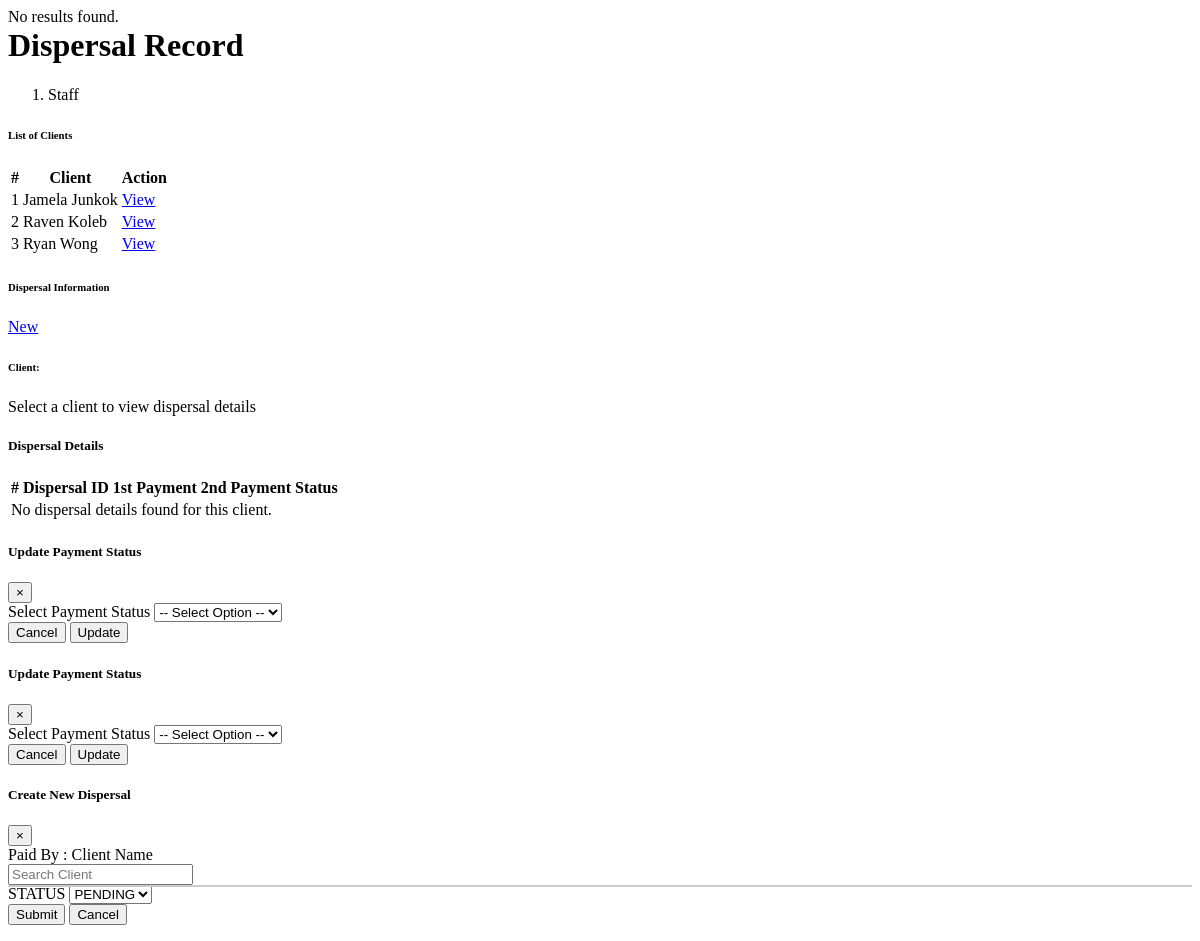
Page /administrator/Dispersal/Dispersal_list.php on the earlier database version.
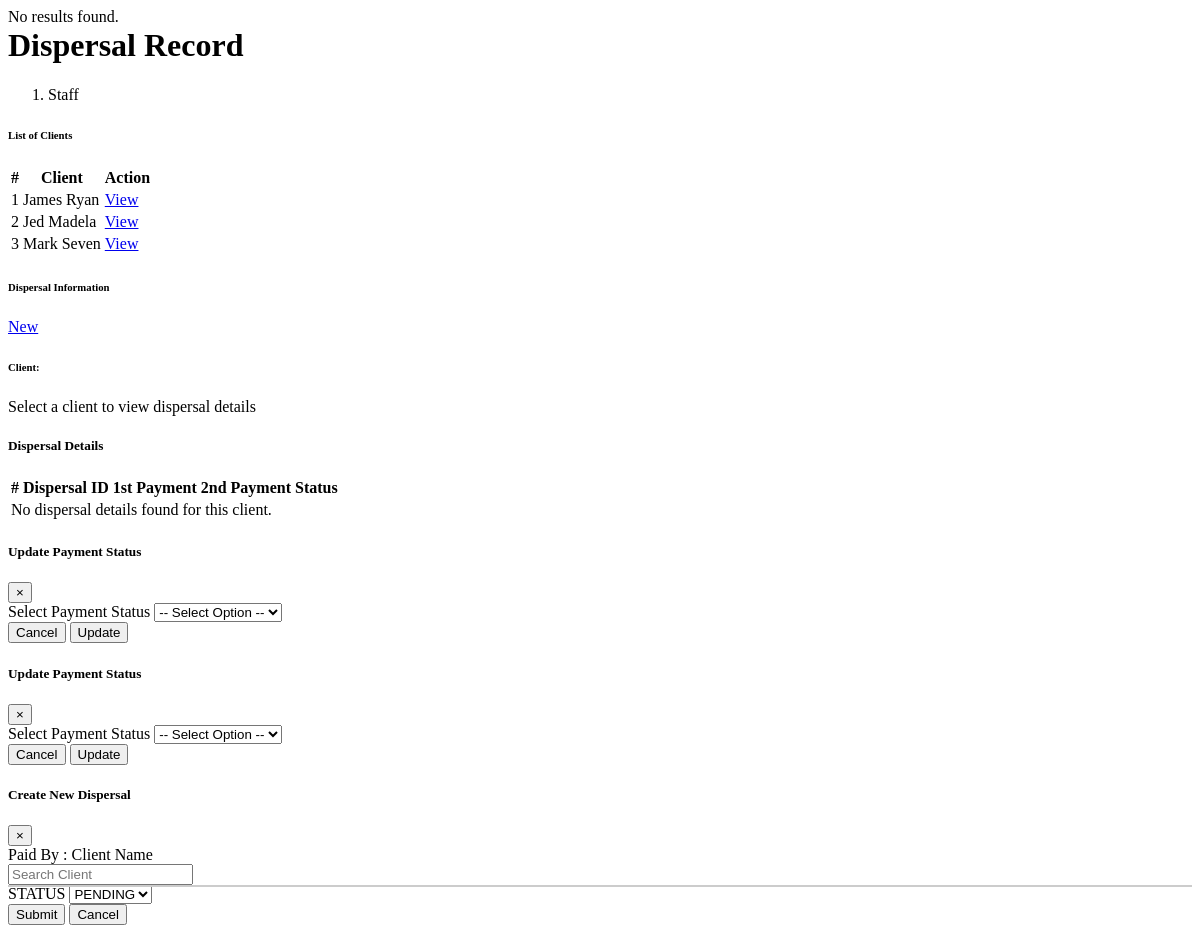
Same page on the later database version.
### tables this page shows
CREATE TABLE `client` (
  `CLIENT_ID` int(11) NOT NULL,
  `FNAME` varchar(150) NOT NULL,
  `LNAME` varchar(140) NOT NULL,
  `MIDINITIAL` varchar(150) NOT NULL,
  `ASSOCIATION` varchar(255) NOT NULL,
  `CONTACT_NO` varchar(255) NOT NULL,
  `ADDRESS` varchar(150) NOT NULL,
  `DATE_REGISTERED` date NOT NULL
);

### administrator/Dispersal/Dispersal_list.php (the view, shortened to what this page needs)
<?php
require("connection/connection.php");
$clientQuery = "SELECT CLIENT_ID, CONCAT(FNAME, ' ', LNAME) AS full_name FROM client ORDER BY FNAME ASC";
$clientResult = mysqli_query($con, $clientQuery);
$clients = mysqli_fetch_all($clientResult, MYSQLI_ASSOC);
$dispersals = [];
$selectedClientName = '';
?>
<div class="content-wrapper">
  <div class="content-header" style="margin-top: -20px;">
    <div class="container-fluid">
      <div class="row mb-2">
        <div class="col-sm-6">
          <h1 class="m-0 text-dark">Dispersal Record</h1>
        </div>
        <div class="col-sm-6">
          <ol class="breadcrumb float-sm-right">
            <li class="breadcrumb-item active">Staff</li>
          </ol>
        </div>
      </div>
    </div>
  </div>
  <section class="content">
    <div class="container-fluid">
      <div class="row">
        <div class="col-md-6 mb-4">
          <div class="card shadow-sm">
              <div class="card-header bg-primary text-white">
                  <h6 class="mb-0"><b>List of Clients</b></h6>
              </div>
              <div class="card-body">
                <div class="table-responsive">
                  <table id="clientTBL" class="table table-bordered table-hover">
                    <thead class="thead-dark">
                      <tr>
                        <th>#</th>
                        <th>Client</th>
                        <th>Action</th>
                      </tr>
                    </thead>
                    <tbody>
                      <?php $i = 1; foreach ($clients as $client) { ?>
                        <tr>
                          <td><?=$i; ?></td>
                          <td><?= htmlspecialchars($client['full_name']); ?></td>
                          <td>
                            <a href="index.php?page=Dispersal&client_id=<?= $client['CLIENT_ID']; ?>" class="btn btn-info btn-sm elevation-1">
                              View
                            </a>
                          </td>
                        </tr>
                      <?php $i++; } ?>
                    </tbody>
                  </table>
              </div>
            </div>
          </div>
        </div>
        <div class="col-md-6 mb-4">
          <div class="card shadow-lg border-0">
            <div class="card-header d-flex justify-content-between align-items-center bg-primary text-white">
            <h6 class="mb-0">
              <i class="fas fa-list mr-2"></i>Dispersal Information
            </h6>
            <a href="#" class="btn btn-dark btn-sm ml-auto" data-toggle="modal" data-target="#Add_dispersalModal">
              <i class="fas fa-plus"></i> New
            </a>
          </div>
            <div class="card-body">
              <div class="mb-4">
                <h6 class="font-weight-bold text-muted">Client:</h6>
                <p id="clientNameDisplay" class="text-dark">
                  <?= $selectedClientName ? htmlspecialchars($selectedClientName) : "Select a client to view dispersal details"; ?>
                </p>
              </div>
              <h5 class="text-primary font-weight-bold">Dispersal Details</h5>
              <div class="table-responsive">
                <table class="table table-hover table-bordered">
                  <thead class="thead-dark">
                    <tr>
                      <th>#</th>
                      <th>Dispersal ID</th>
                      <th>1st Payment</th>
                      <th>2nd Payment</th>
                      <th>Status</th>
                    </tr>
                  </thead>
                  <tbody>
                    <?php if (!empty($dispersals)) { ?>
                      <?php $i = 1; foreach ($dispersals as $dispersal) {
                        $isFirstPaymentPaid = !empty($dispersal['1ST_PAYMENT_ID']);
                        $isSecondPaymentPaid = !empty($dispersal['2ND_PAYMENT_ID']);
                        $status = $isFirstPaymentPaid && $isSecondPaymentPaid ? "Completed" : ($isFirstPaymentPaid ? "Partially Paid" : "Unpaid");
                      ?>
                        <tr>
                          <td><?=$i; ?></td>
                          <td><?= htmlspecialchars($dispersal['DISPERSAL_ID']); ?></td>
                          <td>
                            <?php if (!$isFirstPaymentPaid) { ?>
                              <button class="btn btn-danger btn-sm payment-button-1st"
                                      id="edit-btn"
                                      data-dispersal-id1="<?= $dispersal['DISPERSAL_ID']; ?>"
                                      data-payment-type="1ST_PAYMENT_ID"
                                      data-client-name="<?= htmlspecialchars($selectedClientName); ?>">
                                Unpaid
                              </button>
                            <?php } else { ?>
                              <span class="badge badge-success">Paid</span>
                            <?php } ?>
                          </td>
                          <td>
                            <?php if (!$isSecondPaymentPaid) { ?>
                              <button class="btn btn-danger btn-sm payment-button-2nd"
                                      id="edit-btn"
                                      data-dispersal-id2="<?= $dispersal['DISPERSAL_ID']; ?>"
                                      data-payment-type="2ND_PAYMENT_ID"
                                      data-client-name="<?= htmlspecialchars($selectedClientName); ?>">
                                Unpaid
                              </button>
                            <?php } else { ?>
                              <span class="badge badge-success">Paid</span>
                            <?php } ?>
                          </td>
                          <td>
                            <span class="<?= $status === 'Completed' ? 'text-success font-weight-bold' : ($status === 'Partially Paid' ? 'text-warning font-weight-bold' : 'text-danger font-weight-bold'); ?>">
                              <?= htmlspecialchars($status); ?>
                            </span>
                          </td>
                        </tr>
                      <?php $i++; } ?>
                    <?php } else { ?>
                      <tr>
                        <td colspan="4" class="text-center text-muted">
                          No dispersal details found for this client.
                        </td>
                      </tr>
                    <?php } ?>
                  </tbody>
                </table>
              </div>
            </div>
          </div>
        </div>
      </div>
    </div>
  </section>
 <?php include('updateFirstPayment.php'); ?>
 <?php include('updateSecondPayment.php'); ?>
<?php include("administrator/Dispersal/add_dispersal.php"); ?>

### administrator/Dispersal/updateFirstPayment.php (shortened to what this page needs)
 <div class="modal fade" id="firstPaymentModal" tabindex="-1" role="dialog" aria-labelledby="paymentModalLabel" aria-hidden="true">
    <div class="modal-dialog modal-lg" role="document">
      <div class="modal-content">
        <div class="modal-header bg-primary text-white">
          <h5 class="modal-title" id="paymentModalLabel">Update Payment Status</h5>
          <button type="button" class="close text-white" data-dismiss="modal" aria-label="Close">
            <span aria-hidden="true">&times;</span>
          </button>
        </div>
        <form action="" method="post" id="firstPaymentForm" enctype="multipart/form-data">
          <div class="modal-body">
            <div class="form-group">
              <label for="paymentStatus">Select Payment Status</label>
              <select class="form-control" id="paymentStatus1" name="payment_status2" required>
                <option value="">-- Select Option --</option>
              </select>
            </div>
        </div>
        <div class="modal-footer">
          <button type="button" class="btn btn-secondary" data-dismiss="modal">Cancel</button>
          <button type="submit" name="btn-addPayment" class="btn btn-primary">Update</button>
        </div>
      </form>
    </div>
  </div>
</div>

### administrator/Dispersal/updateSecondPayment.php (shortened to what this page needs)
 <div class="modal fade" id="secondPaymentModal" tabindex="-1" role="dialog" aria-labelledby="paymentModalLabel" aria-hidden="true">
    <div class="modal-dialog modal-lg" role="document">
      <div class="modal-content">
        <div class="modal-header bg-primary text-white">
          <h5 class="modal-title" id="paymentModalLabel">Update Payment Status</h5>
          <button type="button" class="close text-white" data-dismiss="modal" aria-label="Close">
            <span aria-hidden="true">&times;</span>
          </button>
        </div>
        <form action="" id="secondPaymentForm" method="post" enctype="multipart/form-data">
          <div class="modal-body">
            <div class="form-group">
              <label for="paymentStatus">Select Payment Status</label>
              <select class="form-control" id="paymentStatus2" name="payment_status2" required>
                <option value="">-- Select Option --</option>
              </select>
            </div>
        </div>
        <div class="modal-footer">
          <button type="button" class="btn btn-secondary" data-dismiss="modal">Cancel</button>
          <button type="submit" name="btn-addPayment" class="btn btn-primary">Update</button>
        </div>
      </form>
    </div>
  </div>
</div>

### administrator/Dispersal/Add_dispersal.php (shortened to what this page needs)
<div class="modal fade" id="Add_dispersalModal" tabindex="-1" role="dialog" aria-labelledby="Add_dispersalModalLabel" aria-hidden="true">
    <div class="modal-dialog" role="document">
        <div class="modal-content">
            <div class="modal-header bg-primary text-white">
                <h5 class="modal-title" id="Add_dispersalModalLabel">Create New Dispersal</h5>
                <button type="button" class="close" data-dismiss="modal" aria-label="Close">
                    <span aria-hidden="true">&times;</span>
                </button>
            </div>
            <div class="modal-body">
                <form id="addForm" method="POST" enctype="multipart/form-data">
                    <div class="form-group">
                        <label for="clientSearch">Paid By : Client Name</label>
                        <div class="search-container">
                            <input
                                type="text"
                                id="clientSearch"
                                class="form-control"
                                placeholder="Search Client"
                                onkeyup="searchClient()"
                                autocomplete="off"
                                required
                            >
                            <div id="searchResults" class="autocomplete-suggestions"></div>
                        </div>
                    </div>
                    <div class="form-group">
                        <label for="status">STATUS</label>
                        <select name="STATUS" id="" class="form-control">
                            <option value="PENDING">PENDING</option>
                        </select>
                    </div>
                    <div class="modal-footer">
                        <button type="submit" name="btn-dispersal" class="btn btn-primary">Submit</button>
                        <button type="button" class="btn btn-secondary" data-dismiss="modal">Cancel</button>
                    </div>
                </form>
            </div>
        </div>
    </div>
</div>

### administrator/Dispersal/Add_dispersal.php (style rules this page uses)
.search-container { position: relative; }
.autocomplete-suggestions { position: absolute; top: 100%; left: 0; right: 0; background: #fff; border: 1px solid #ccc; max-height: 200px; overflow-y: auto; z-index: 1000; }

Differences in the rows shown:
removed client: full_name "Jamela Junkok"
removed client: full_name "Raven Koleb"
removed client: full_name "Ryan Wong"
added client: full_name "James Ryan"
added client: full_name "Jed Madela"
added client: full_name "Mark Seven"
